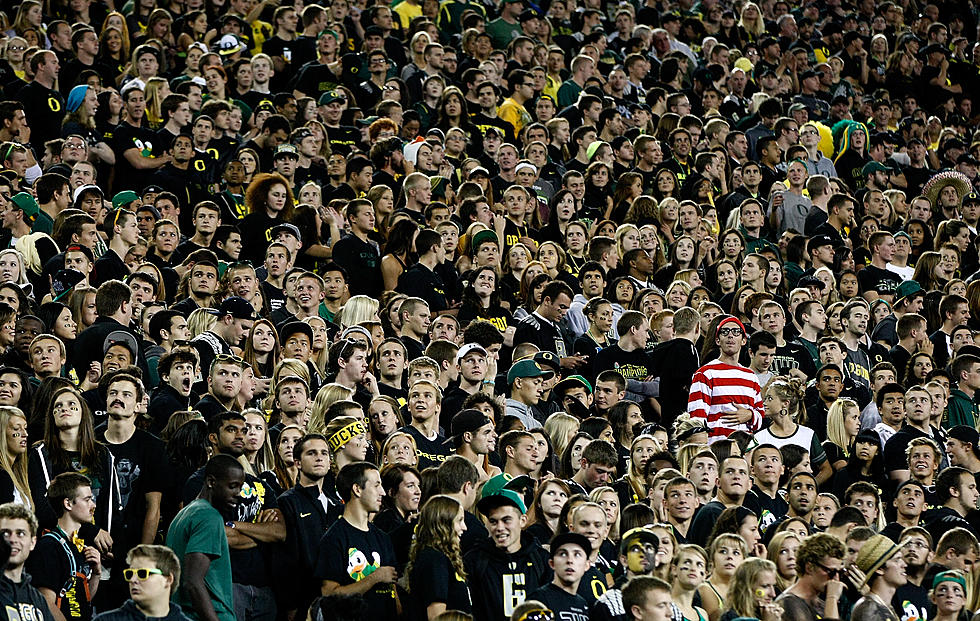
#> input picture Resources/Photos/waldo.jpg, 980 x 621 px
$ python face_detect.py
#> lines starting #> are read from the running program, lines starting #| are printed output that depends on the picture; after the words box and inside, x2 and y2 are one past the last pixel; in counts of white or black regions, pixels touching at a corner belong together
# -*- coding: utf-8 -*-
"""
Created on Mon Sep 20 11:47:03 2021

@author: ab
"""
import cv2 as cv
import numpy as np
import os

# set current working director
os.chdir(r"\Users\ab\Documents\GitHub\OpenCV-notes")

# images
img = cv.imread(r"Resources/Photos/waldo.jpg")
#> img is the input picture: shape (621, 980, 3); mean B, G, R 56.4, 68.5, 74.3
cv.imshow('Group', img)

# convert to gray
## needs to be gray for face detection
gray = cv.cvtColor(img, cv.COLOR_BGR2GRAY)
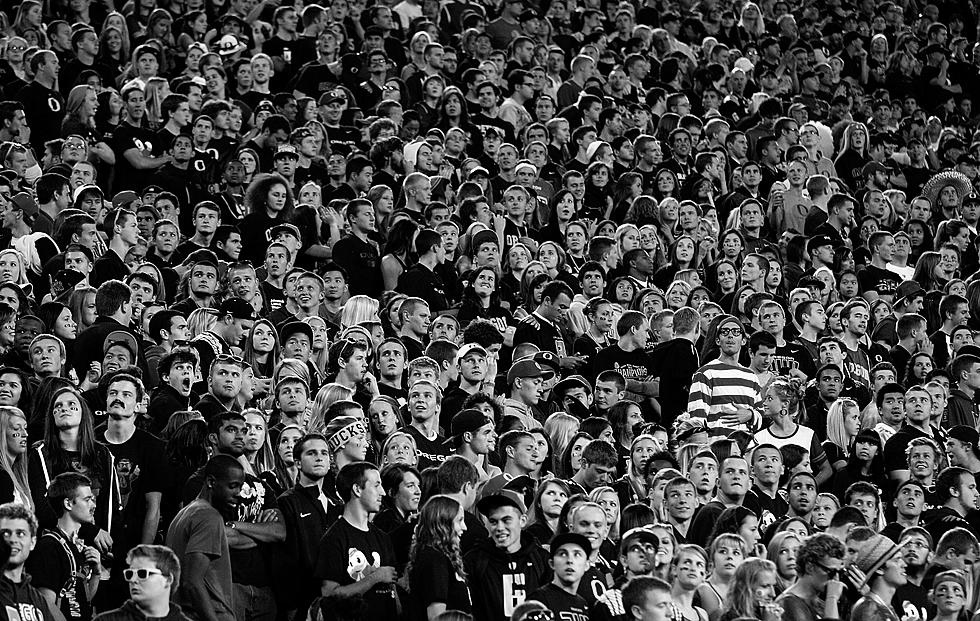
#> gray: shape (621, 980); min 0, max 255, mean 68.8
cv.imshow('Gray People', gray)

# use the haar_cascade xml file to make an actual classifier variable
haar_cascade = cv.CascadeClassifier('haar_face.xml')

# detect a face
faces_rect = haar_cascade.detectMultiScale(gray, scaleFactor=1.1, minNeighbors=3)
#> faces_rect = 84 rows, first 6: [135, 50, 26, 26], [249, 56, 24, 24], [124, 91, 25, 25], [190, 117, 26, 26], [170, 135, 24, 24], [739, 162, 26, 26]

print(f'Number of faces found = {len(faces_rect)}')
#| Number of faces found = 84

# lets make a drawn rectangle over every face
for (x,y,w,h) in faces_rect:
    cv.rectangle(img, (x,y), (x+w, y+h), (0,255,0), thickness=2)
#> this loop made 84 passes
#> (x, y, w, h) on passes 1 to 12: (135, 50, 26, 26), (249, 56, 24, 24), (124, 91, 25, 25), (190, 117, 26, 26), (170, 135, 24, 24), (739, 162, 26, 26), (67, 162, 28, 28), (266, 185, 26, 26), (296, 184, 28, 28), (503, 189, 25, 25), (80, 192, 26, 26), (552, 191, 26, 26)
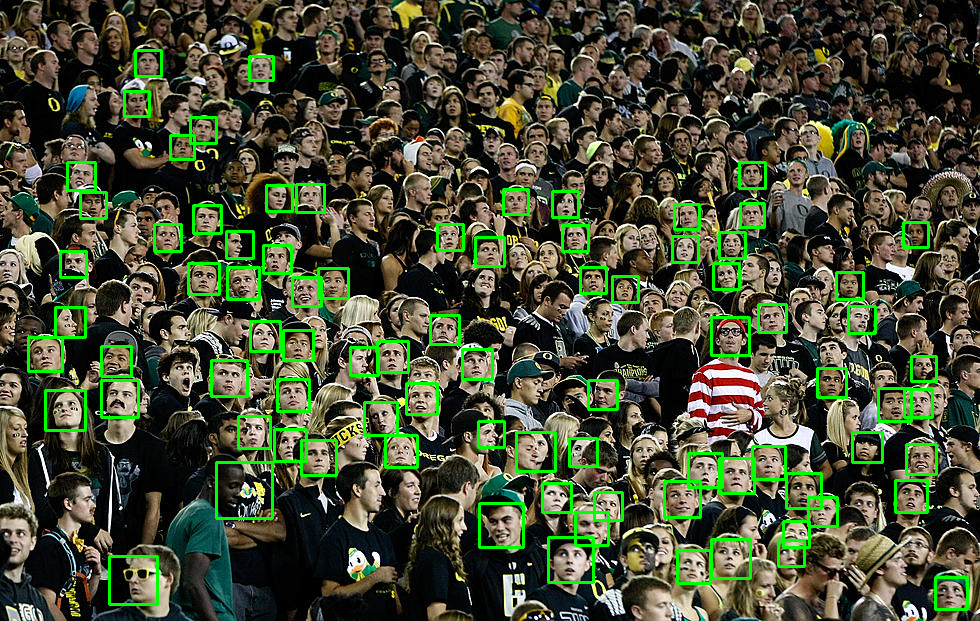
#> img: shape (621, 980, 3); 4.9% of pixels changed, all inside (x1, y1, x2, y2) = (27, 49, 969, 611)

cv.imshow('Detected faces', img)


########################
# ending functions

cv.waitKey(0)
cv.destroyAllWindows()
